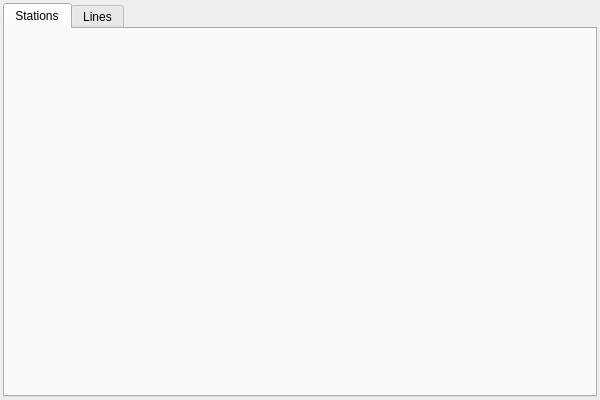
<?xml version="1.0" encoding="UTF-8"?>
<ui version="4.0">
 <class>StationsManager</class>
 <widget class="QWidget" name="StationsManager">
  <property name="geometry">
   <rect>
    <x>0</x>
    <y>0</y>
    <width>600</width>
    <height>400</height>
   </rect>
  </property>
  <property name="windowTitle">
   <string/>
  </property>
  <layout class="QGridLayout" name="gridLayout">
   <property name="leftMargin">
    <number>3</number>
   </property>
   <property name="topMargin">
    <number>3</number>
   </property>
   <property name="rightMargin">
    <number>3</number>
   </property>
   <property name="bottomMargin">
    <number>3</number>
   </property>
   <property name="spacing">
    <number>1</number>
   </property>
   <item row="1" column="0">
    <widget class="QTabWidget" name="tabWidget">
     <property name="currentIndex">
      <number>0</number>
     </property>
     <widget class="QWidget" name="stationsTab">
      <attribute name="title">
       <string>Stations</string>
      </attribute>
     </widget>
     <widget class="QWidget" name="linesTab">
      <attribute name="title">
       <string>Lines</string>
      </attribute>
     </widget>
    </widget>
   </item>
  </layout>
 </widget>
 <resources/>
 <connections/>
</ui>
